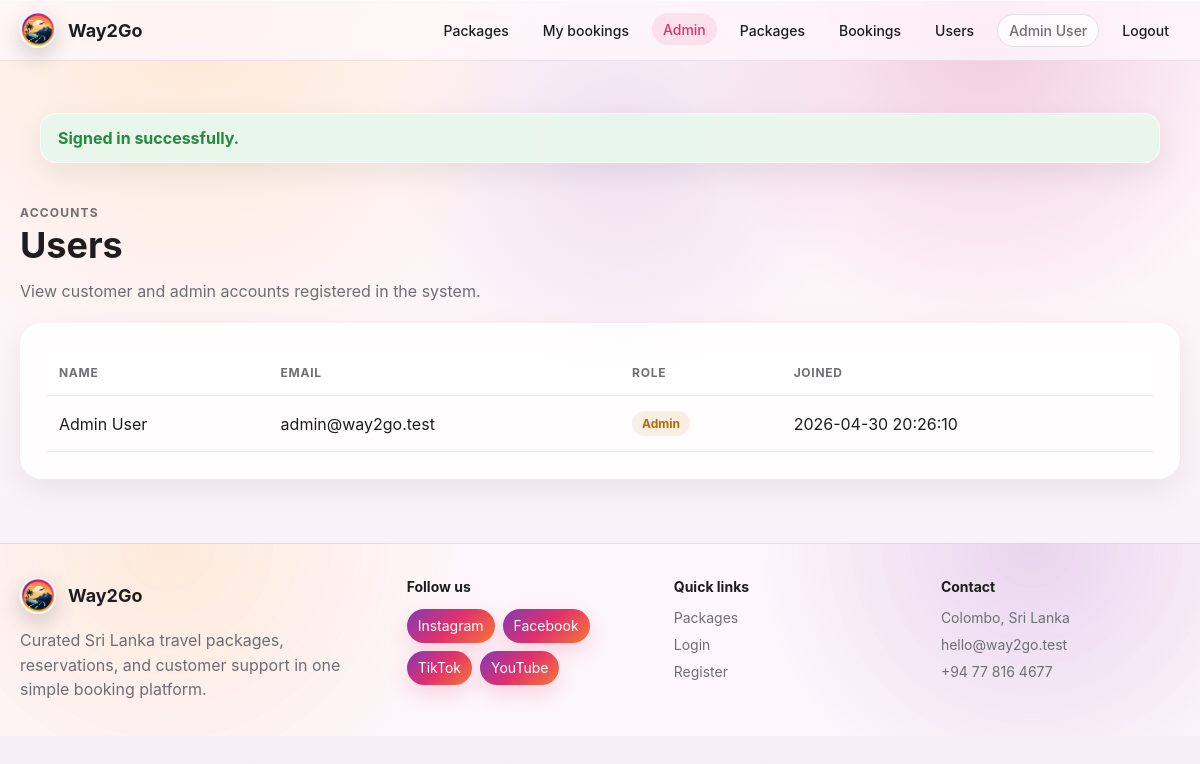
The page /admin/users.php (signed in) on the database its author committed.
### tables this page shows
CREATE TABLE IF NOT EXISTS users (
    id INT UNSIGNED AUTO_INCREMENT PRIMARY KEY,
    name VARCHAR(120) NOT NULL,
    email VARCHAR(190) NOT NULL UNIQUE,
    password_hash VARCHAR(255) NOT NULL,
    role ENUM('admin','customer') NOT NULL DEFAULT 'customer',
    created_at TIMESTAMP DEFAULT CURRENT_TIMESTAMP
);

### app/helpers.php (called while the page is built, shortened)
<?php
require_once __DIR__ . '/database.php';
function e(mixed $value): string
{
    return htmlspecialchars((string) $value, ENT_QUOTES, 'UTF-8');
}
function url(string $path = ''): string
{
    return BASE_URL . '/' . ltrim($path, '/');
}
function public_path(string $path): string
{
    return dirname(__DIR__) . '/public/' . ltrim($path, '/');
}
function asset_url(string $path): string
{
    $url = url('public/' . ltrim($path, '/'));
    $file = public_path($path);
    if (is_file($file)) {
        $url .= '?v=' . filemtime($file);
    }
    return $url;
}
function flashes(): array
{
    $messages = $_SESSION['flash'] ?? [];
    return $messages;
}
function current_user(): ?array
{
    static $user = null;
    if ($user !== null) {
        return $user;
    }
    $stmt = db()->prepare('SELECT id, name, email, role, created_at FROM users WHERE id = ?');
    $stmt->execute([$_SESSION['user_id']]);
    $user = $stmt->fetch() ?: null;
    return $user;
}
function require_login(): array
{
    $user = current_user();
    return $user;
}
function require_admin(): array
{
    $user = require_login();
    return $user;
}

### app/database.php (called while the page is built, shortened)
<?php
function db(bool $withDatabase = true): PDO
{
    static $pdo = null;
    if ($withDatabase && $pdo instanceof PDO) {
        return $pdo;
    }
    $dsn = 'mysql:host=' . DB_HOST . ';charset=utf8mb4' . ($withDatabase ? ';dbname=' . DB_NAME : '');
    $options = [
        PDO::ATTR_ERRMODE => PDO::ERRMODE_EXCEPTION,
        PDO::ATTR_DEFAULT_FETCH_MODE => PDO::FETCH_ASSOC,
        PDO::ATTR_EMULATE_PREPARES => false,
    ];
    $connection = new PDO($dsn, DB_USER, DB_PASS, $options);
    return $connection;
}

### admin/users.php (the view, shortened to what this page needs)
<?php
require_once __DIR__ . '/../app/layout.php';
require_admin();
$users = db()->query('SELECT id, name, email, role, created_at FROM users ORDER BY created_at DESC')->fetchAll();
render_header('Users');
?>
<section class="admin-head">
    <div>
        <p class="eyebrow">Accounts</p>
        <h1>Users</h1>
        <p class="muted">View customer and admin accounts registered in the system.</p>
    </div>
</section>
<section class="panel">
    <div class="table-wrap">
        <table>
            <thead><tr><th>Name</th><th>Email</th><th>Role</th><th>Joined</th></tr></thead>
            <tbody>
            <?php foreach ($users as $user): ?>
                <tr>
                    <td><?= e($user['name']) ?></td>
                    <td><?= e($user['email']) ?></td>
                    <td><span class="status <?= $user['role'] === 'admin' ? 'warning' : 'success' ?>"><?= e($user['role']) ?></span></td>
                    <td><?= e($user['created_at']) ?></td>
                </tr>
            <?php endforeach; ?>
            </tbody>
        </table>
    </div>
</section>
<?php render_footer(); ?>

### app/layout.php (shortened to what this page needs)
<?php
require_once __DIR__ . '/helpers.php';
function render_header(string $title): void
{
    $user = current_user();
    $path = str_replace('\\', '/', $_SERVER['SCRIPT_NAME'] ?? '');
    $isAdmin = str_contains($path, '/admin/');
    ?>
    <!doctype html>
    <html lang="en">
    <head>
        <link rel="stylesheet" href="<?= asset_url('app.css') ?>">
    </head>
    <body>
    <header class="topbar">
        <a class="brand" href="<?= url() ?>">
            <img class="brand-logo" src="<?= asset_url('way2go-icon.png') ?>" alt="<?= APP_NAME ?> icon">
            <span><?= APP_NAME ?></span>
        </a>
        <nav class="nav">
            <a class="<?= $path === BASE_URL . '/index.php' || $path === BASE_URL . '/' ? 'active' : '' ?>" href="<?= url() ?>">Packages</a>
            <?php if ($user): ?>
                <a class="<?= str_contains($path, '/customer/bookings.php') ? 'active' : '' ?>" href="<?= url('customer/bookings.php') ?>">My bookings</a>
                <?php if ($user['role'] === 'admin'): ?>
                    <a class="<?= $isAdmin ? 'active' : '' ?>" href="<?= url('admin/index.php') ?>">Admin</a>
                    <a href="<?= url('admin/packages.php') ?>">Packages</a>
                    <a href="<?= url('admin/bookings.php') ?>">Bookings</a>
                    <a href="<?= url('admin/users.php') ?>">Users</a>
                <?php endif; ?>
                <span class="user-chip"><?= e($user['name']) ?></span>
                <a href="<?= url('auth/logout.php') ?>">Logout</a>
            <?php else: ?>
                <a href="<?= url('auth/login.php') ?>">Login</a>
                <a class="button small" href="<?= url('auth/register.php') ?>">Register</a>
            <?php endif; ?>
        </nav>
    </header>
    <main>
        <?php foreach (flashes() as $message): ?>
            <div class="flash <?= e($message['type']) ?>"><?= e($message['message']) ?></div>
        <?php endforeach; ?>
    <?php
}
function render_footer(): void
{
    ?>
    </main>
    <footer class="footer">
        <div class="footer-brand">
            <a class="brand" href="<?= url() ?>">
                <img class="brand-logo" src="<?= asset_url('way2go-icon.png') ?>" alt="<?= APP_NAME ?> icon">
                <span><?= APP_NAME ?></span>
            </a>
            <p>Curated Sri Lanka travel packages, reservations, and customer support in one simple booking platform.</p>
        </div>
        <div class="footer-links">
            <h2>Follow us</h2>
            <div class="social-links" aria-label="Social media links">
                <a href="https://instagram.com" target="_blank" rel="noopener">Instagram</a>
                <a href="https://facebook.com" target="_blank" rel="noopener">Facebook</a>
                <a href="https://tiktok.com" target="_blank" rel="noopener">TikTok</a>
                <a href="https://youtube.com" target="_blank" rel="noopener">YouTube</a>
            </div>
        </div>
        <div class="footer-links">
            <h2>Quick links</h2>
            <a href="<?= url() ?>">Packages</a>
            <a href="<?= url('auth/login.php') ?>">Login</a>
            <a href="<?= url('auth/register.php') ?>">Register</a>
        </div>
        <div class="footer-links">
            <h2>Contact</h2>
            <span>Colombo, Sri Lanka</span>
            <a href="mailto:hello@way2go.test">hello@way2go.test</a>
            <a href="tel:+94778164677">+94 77 816 4677</a>
        </div>
    </footer>
    </body>
    </html>
    <?php
}
    ?>

### rows shown on the page
users: name "Admin User", email "admin@way2go.test", role "Admin", created_at "2026-04-30 20:26:10"

### other values the page prints
APP_NAME "Way2Go"
$message['message'] "Signed in successfully."
